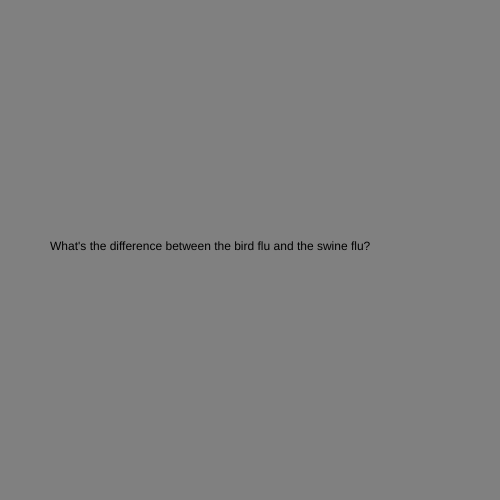
Frame 1 (no input)
Frame 60 (no input): identical to frame 1, image omitted
Frame 120 (the mouse pressed at the canvas centre since frame 60): identical to frame 1, image omitted

The p5.js sketch that drew this single still picture (run headless with seeded random() and noise() and a simulated clock; from frame 60 on, the mouse is pressed at the canvas centre):

// p5.js sketch
// ── sketch.js
let state = 0;
let timer = 0;

function setup() {
  createCanvas(500, 500);

}

function draw() {
switch(state){
  case 0:
    background("grey");
    text("What's the difference between the bird flu and the swine flu?", width/2 - 200, height/2);

    break;

    case 1:
      background("blue");
      text("One requires tweetment and the other an oinkment.", width/2 - 200, height/2)

      break;
}

timer++;
if(timer > (4 * 60)){
  timer = 0;
  state++;
  if(state > 1)
  {
    state = 0;
  }
}
}
